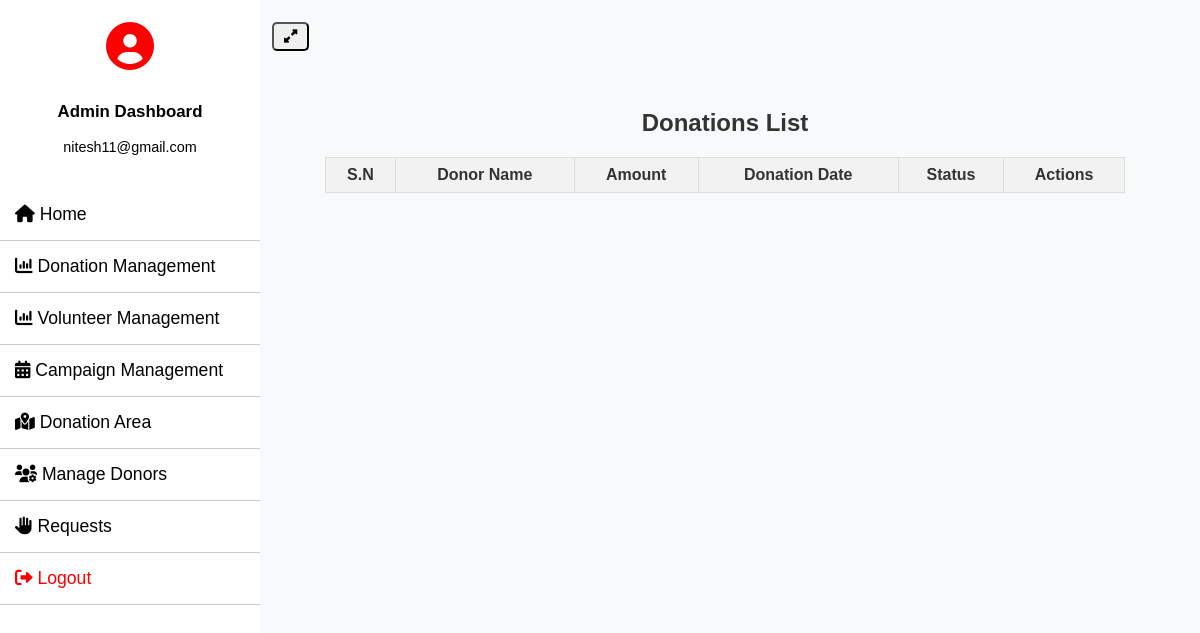
/campaign_donations/ (signed in), run on an earlier commit of the app's database.
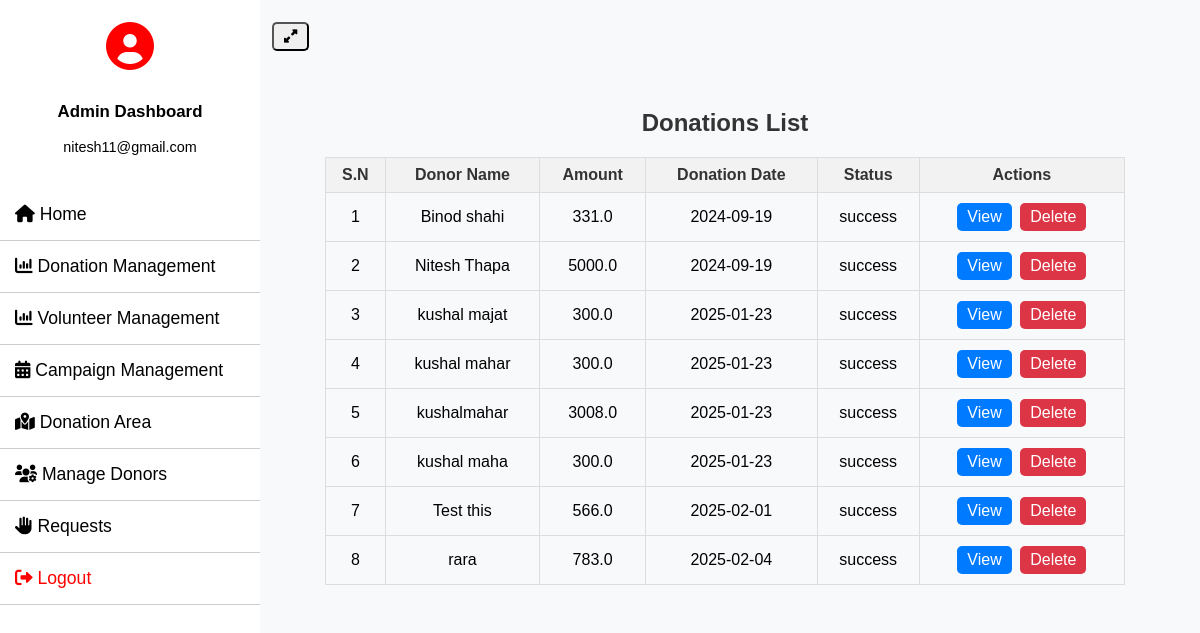
And on a later commit of the database.
### donor_management/models.py (models this page shows, shortened)
class Donation(models.Model):
    STATUS_CHOICES = [
        ('success', 'Success'),
        ('pending', 'Pending'),
        ('failed', 'Failed')
    ]
    campaign = models.ForeignKey(Campaign, on_delete=models.CASCADE, null=True)
    donor = models.ForeignKey(Donor, on_delete=models.CASCADE)
    donation_name = models.CharField(max_length=300, null=True)
    donation_pic = models.FileField(null=True)
    amount = models.CharField(max_length=30, null=True)
    collection_loc = models.CharField(max_length=300, null=True)
    description = models.CharField(max_length=500, null=True)
    status = models.CharField(max_length=20, choices=STATUS_CHOICES, default='pending')
    admin_remarks = models.CharField(max_length=500, null=True)
    volunteer = models.ForeignKey(Volunteer, on_delete=models.CASCADE, null=True)
    volunteer_remarks = models.CharField(max_length=500, null=True)
    donation_area = models.ForeignKey(DonationArea, on_delete=models.CASCADE, null=True)
    donation_date = models.DateTimeField(auto_now_add=True)
    created_at = models.DateTimeField(auto_now_add=True)
    updated_at = models.DateTimeField(auto_now=True)
    user = models.ForeignKey('auth.User', null=True, blank=True, on_delete=models.SET_NULL)

### Charity_Project/views.py (the view)
# urls.py: path('campaign_donations/', campaign_donations, name='campaign_donations'),
def campaign_donations(request):
    if not request.user.is_authenticated:
        return redirect('admin_login')
    donations = Donation.objects.filter(user__isnull=True, amount__isnull=False)
    return render(request, 'campaign/campaign_donations.html', {'donations': donations})

### Charity_Project/templates/campaign/campaign_donations.html (shortened to what this page needs)
{% extends 'admin_base.html' %}
{% block content %}
<div class="donation-history-container">
    <h1>Donations List</h1>
    <table class="donation-history-table" id="example">
        <thead>
            <tr>
                <th>S.N</th>
                <th>Donor Name</th>
                <th>Amount</th>
                <th>Donation Date</th>
                <th>Status</th>
                <th>Actions</th>
            </tr>
        </thead>
        <tbody>
            {% for donation in donations %}
            <tr>
                <td>{{ forloop.counter }}</td>
                <td>{{ donation.donation_name }}</td>
                <td>{{donation.amount}}</td>
                <td>{{ donation.created_at|date:"Y-m-d" }}</td>
                <td>{{ donation.status }}</td>
                <td>
                    <a href="{% url 'campaign_donation_details' pid=donation.id %}" class="btn btn-primary">View</a>
                    <a href="" class="btn btn-danger" onclick="return confirm('Are you sure you want to delete this donation?');">Delete</a>
                </td>
            </tr>
            {% endfor %}
        </tbody>
    </table>
</div>
{% endblock %}

What changed in the data, as far as the page shows it:
now on this page (row edited): Donation: donation_name "Binod shahi", amount "331.0", created_at "2024-09-19", status "success"
now on this page (row edited): Donation: donation_name "Nitesh Thapa", amount "5000.0", created_at "2024-09-19", status "success"
added Donation: donation_name "kushal majat", amount "300.0", created_at "2025-01-23", status "success"
added Donation: donation_name "kushal mahar", amount "300.0", created_at "2025-01-23", status "success"
added Donation: donation_name "kushalmahar", amount "3008.0", created_at "2025-01-23", status "success"
added Donation: donation_name "kushal maha", amount "300.0", created_at "2025-01-23", status "success"
added Donation: donation_name "Test this", amount "566.0", created_at "2025-02-01", status "success"
added Donation: donation_name "rara", amount "783.0", created_at "2025-02-04", status "success"
